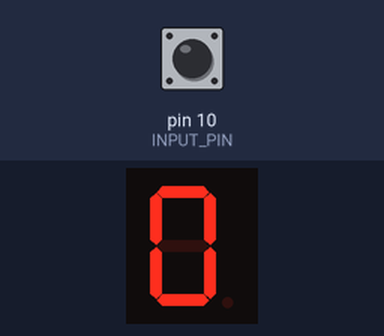
The sketch below on a simulated Arduino Uno, built with avr-gcc and run on an emulated ATmega328P. On the bench: 1-digit seven-segment display. Wiring (inferred from the names in the program): 1-digit 7-segment display, segments lit when LOW: segments pin 2, pin 3, pin 4, pin 5, pin 6, pin 7, pin 8. The test bench sets the inputs (shaded band); at power-on: pin 10 (INPUT_PIN) HIGH. The segment pins are drawn as the display they are named for.

Above: at 1.2 s.
1.3 s: pin 10 (INPUT_PIN) pulled LOW for 0.15 s
At 2.3 s:
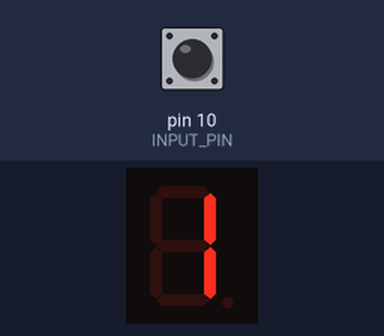
3.0 s: pin 10 (INPUT_PIN) pulled LOW for 1 s
At 4.9 s:
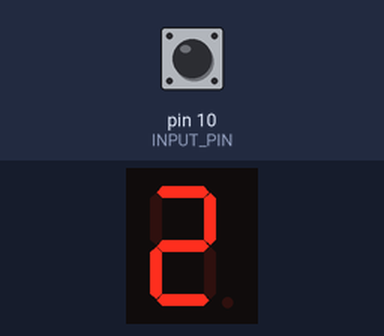
5.6 s: pin 10 (INPUT_PIN) pulled LOW for 0.15 s
At 6.8 s:
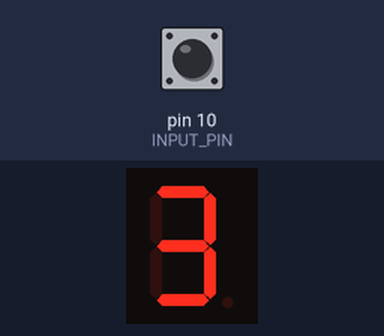
7.3 s: pin 10 (INPUT_PIN) pulled LOW for 1 s
At 9.4 s:
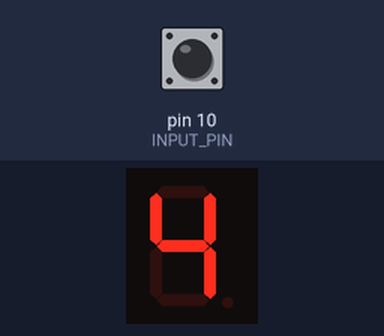
Timing chart, 0 to 10.9 s (numbered marks = the images above; inputs shaded):
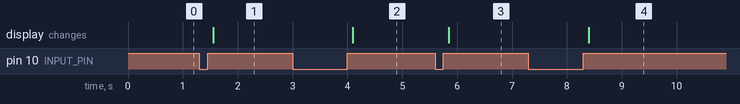

Measured:
- after the input at 1.3 s, the display: changes after 0.25 s (image 1)
- after the input at 3.0 s, the display: changes after 1.1 s (image 2)
- after the input at 5.6 s, the display: changes after 0.25 s (image 3)
- after the input at 7.3 s, the display: changes after 1.1 s (image 4)

The sketch:

SimpleCounterWithOne7SegDisplay.ino
```cpp
const int segmentPins[7] = {2, 3, 4, 5, 6, 7, 8};
const int INPUT_PIN = 10;
// Digit to segment mapping for common anode display
const byte digitCodes[10] = {
  // a, b, c, d, e, f, g mapped to 2 to 8
  B0000001, // 0
  B1001111, // 1
  B0010010, // 2
  B0000110, // 3
  B1001100, // 4
  B0100100, // 5
  B0100000, // 6
  B0001111, // 7
  B0000000, // 8
  B0000100  // 9
};

int number = 0;

void setup() {
  // put your setup code here, to run once:
  for (int i = 0; i < 7; i++) {
    pinMode(segmentPins[i], OUTPUT);
  }
  pinMode(INPUT_PIN, INPUT_PULLUP);
}

void loop() {
  if(digitalRead(INPUT_PIN) == 0){
    while(digitalRead(INPUT_PIN) == 0){

    };
    delay(100);
    number++;
  }
  if(number > 9){
    number = 0;
  }
  displayNumber(number);
}
void displayNumber(int number) {

  // Get the segment code for the number
  byte segmentsBits = digitCodes[number];

  // Update the segment pins
  for (int i = 0; i < 7; i++) {
    digitalWrite(segmentPins[i], bitRead(segmentsBits, 6 - i) ? HIGH : LOW);
  }
}
```
